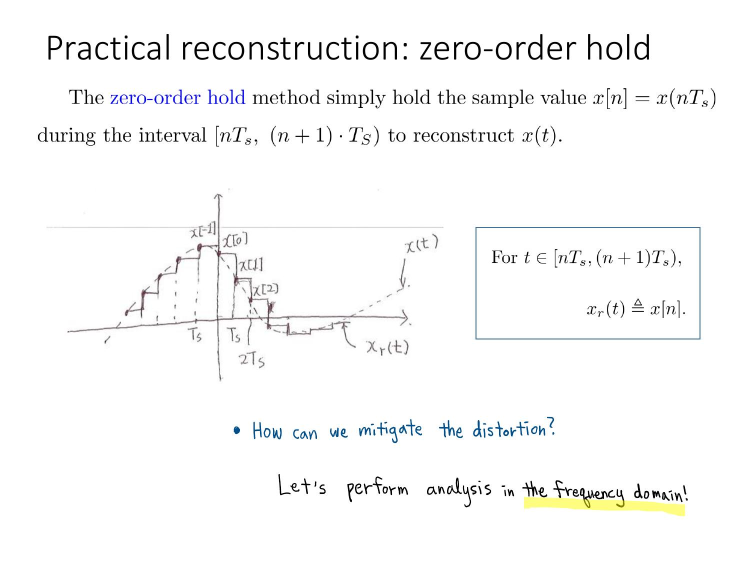
#> input picture slides/Lec10_Feb3_short.pdf-02.jpg, 1500 x 1125 px, found by its file name (shown at 1/2 size)
$ python -i main.py   (imports and definitions only)
#> lines starting #> are read from the running program, lines starting #| are printed output that depends on the picture; after the words box and inside, x2 and y2 are one past the last pixel; in counts of white or black regions, pixels touching at a corner belong together
import cv2
import time  # for framerate
import numpy as np
from tqdm import tqdm
from os import listdir
from os.path import isfile, join
from difPy import dif
import subprocess
import math
import threading
import logging


onlyfiles = [f for f in listdir("slides") if isfile(join("slides", f))]
# [1 line not run here, left out]

cropnum = 0
areathresh = 41666
lock = threading.Lock()
def processfile(filename):
#> called with filename = 'slides/Lec10_Feb3_short.pdf-02.jpg'
    global cropnum
    img = cv2.imread(f"slides/{filename}", cv2.IMREAD_UNCHANGED)
#> img is the input picture: shape (1125, 1500, 3); mean B, G, R 248.4, 248.6, 248.3

    # print('Original Dimensions : ',img.shape)

    scale_percent = 30  # percent of original size
    width = int(img.shape[1] * scale_percent / 100)
#> width = 450
    height = int(img.shape[0] * scale_percent / 100)
#> height = 337
    dim = (width, height)
#> dim = (450, 337)

    # resize image
    img = cv2.resize(img, dim, interpolation=cv2.INTER_AREA)
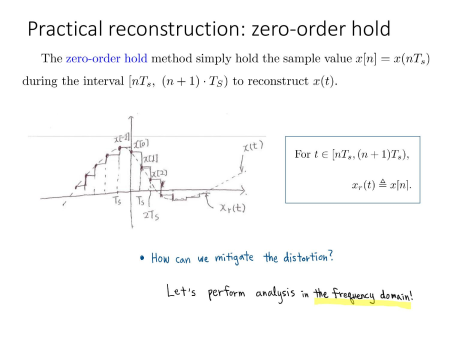
#> img: shape (337, 450, 3); mean B, G, R 248.4, 248.6, 248.3
    # print('New Dimensions : ',img.shape)

    gray = cv2.cvtColor(img, cv2.COLOR_BGR2GRAY)

    thresh_inv = cv2.threshold(gray, 0, 255, cv2.THRESH_BINARY_INV + cv2.THRESH_OTSU)[1]
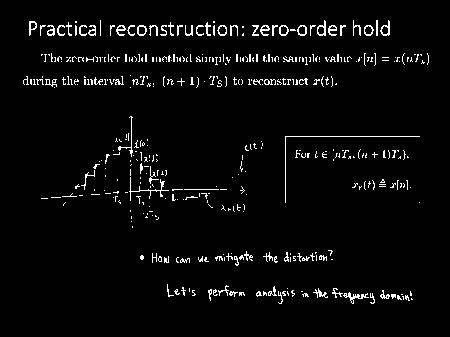
#> thresh_inv: shape (337, 450); 3.6% white in thin lines or dots, all inside (x1, y1, x2, y2) = (23, 20, 429, 304)

    # Blur the image
    blur = cv2.GaussianBlur(thresh_inv, (1, 1), 0)

    thresh = cv2.threshold(blur, 0, 255, cv2.THRESH_BINARY + cv2.THRESH_OTSU)[1]
    # cv2.imshow("thresh", thresh)

    # find contours
    contours = cv2.findContours(thresh, cv2.RETR_EXTERNAL, cv2.CHAIN_APPROX_SIMPLE)[0]
#> contours = 422 contours, 400 with area under 20; largest, box (x1, y1, x2, y2) and area: (380, 20, 390, 36) 80, (317, 20, 326, 36) 78, (137, 25, 147, 36) 76, (297, 25, 307, 36) 76, (279, 25, 289, 36) 75

    mask = np.ones(img.shape[:2], dtype="uint8") * 255
    for c in contours:
        # get the bounding rect
        x, y, w, h = cv2.boundingRect(c)
        if w * h > areathresh * (scale_percent/100):
            cv2.rectangle(mask, (x, y), (x + w, y + h), (0, 0, 255), -1)
            # print(f"x: {x}, y: {y}, w: {w}, h: {h}\n")
            cropped_box = img[y : y + h, x : x + w]
            with lock:
                cropnum += 1

                # scale the cropped box back up for output
                scale_percent = 200
                width = int(cropped_box.shape[1] * scale_percent / 100)
                height = int(cropped_box.shape[0] * scale_percent / 100)
                dim = (width, height)
                cropped_box_sized = cv2.resize(cropped_box, dim, interpolation = cv2.INTER_AREA)

                cv2.imwrite(f"extracted/crop_{cropnum}.jpg", cropped_box_sized)
#> this loop made 422 passes
#> (x, y, w, h) on passes 3, 4, 6: (405, 295, 5, 6), (397, 295, 5, 5), (391, 294, 5, 5)
#> mask: shape (337, 450); every value is 255
#> after the loop, cropnum = 0; height = 337; scale_percent = 30; width = 450

    res_final = cv2.bitwise_and(img, img, mask=cv2.bitwise_not(mask))
#> res_final: shape (337, 450, 3); every value is 0

format = "%(asctime)s: %(message)s"
# [1 line not run here, left out]
threads = list()

# [14 lines not run here, left out]
# [1 line that did not run here, left out]

# [1 line not run here, left out]

args = [
    "python3",
    "packer.py",
    "--input_dir",
    "extracted",
    "--width",
    "2500",
    "--aspect",
    f"{math.sqrt(2)}",
    "--border",
    "3",
]
# [1 line not run here, left out]

# [4 lines of commented-out code are left out]

>>> result = processfile('slides/Lec10_Feb3_short.pdf-02.jpg')

$ run again, on slides/Lec10_Feb3_short.pdf-39.jpg
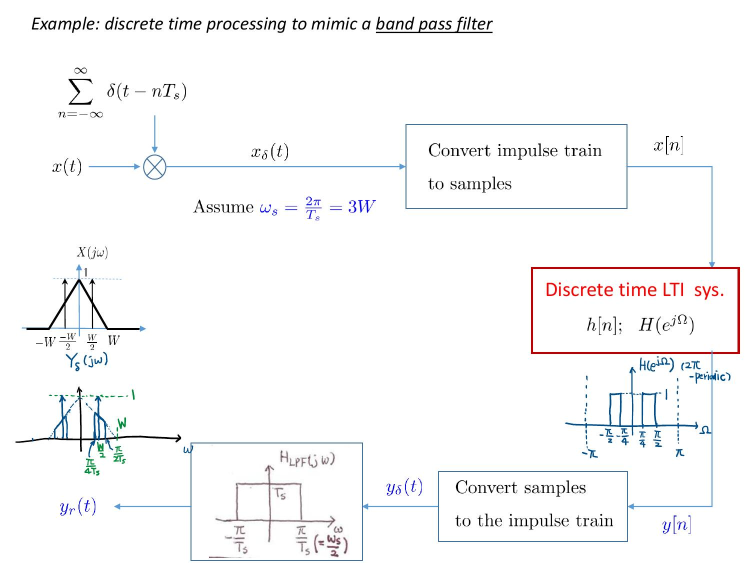
#> input picture slides/Lec10_Feb3_short.pdf-39.jpg, 1500 x 1125 px, found by its file name (shown at 1/2 size)
#> in processfile, img is the input picture: shape (1125, 1500, 3); mean B, G, R 248.6, 248.1, 248.1
#> img: shape (337, 450, 3)
#> in processfile, `thresh_inv = cv2.threshold(gray, 0, 255, cv2.THRESH_BINARY_INV + cv2.T..`:
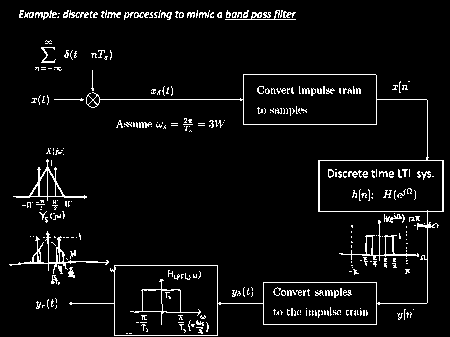
#> thresh_inv: shape (337, 450); 5.1% white in thin lines or dots
#> contours = 191 contours, 171 with area under 20; largest, box (x1, y1, x2, y2) and area: (69, 74, 444, 336) 25172, (13, 159, 87, 201) 600, (339, 220, 419, 261) 349, (9, 231, 109, 274) 306, (225, 10, 296, 20) 94
#> the loop in processfile, `for c in contours:` made 191 passes
#> (x, y, w, h, cropnum, scale_percent, width, height) on pass 148: (69, 74, 375, 262, 1, 200, 750, 524)
#> after the loop in processfile, `for c in contours:`: cropnum = 1; height = 524; scale_percent = 200; width = 750
#> in processfile, `res_final = cv2.bitwise_and(img, img, mask=cv2.bitwise_not(mask))`:
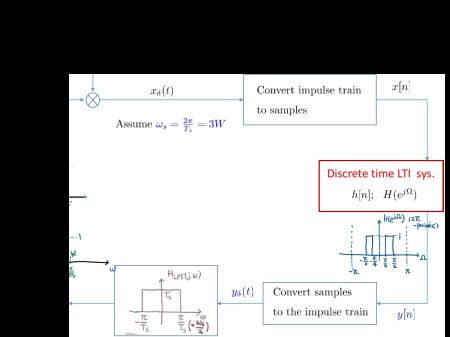
#> res_final: shape (337, 450, 3); mean B, G, R 162.1, 161.6, 161.8

$ run again, on slides/Lec11_Feb8_short.pdf-17.jpg
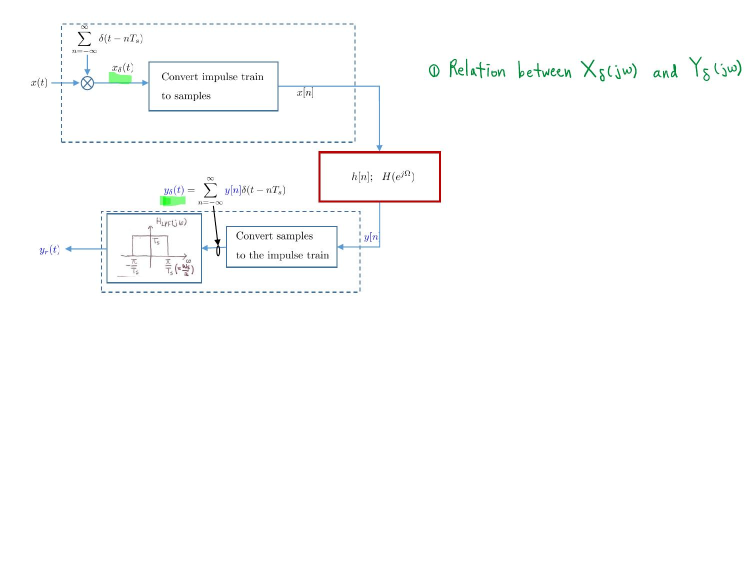
#> input picture slides/Lec11_Feb8_short.pdf-17.jpg, 1500 x 1125 px, found by its file name (shown at 1/2 size)
#> in processfile, img is the input picture: shape (1125, 1500, 3); mean B, G, R 252.4, 252.5, 252
#> img: shape (337, 450, 3)
#> in processfile, `thresh_inv = cv2.threshold(gray, 0, 255, cv2.THRESH_BINARY_INV + cv2.T..`:
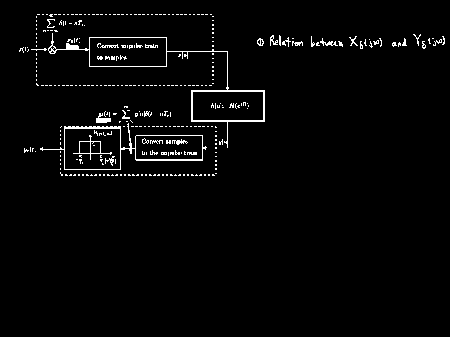
#> thresh_inv: shape (337, 450); 2.5% white in thin lines or dots, all inside (x1, y1, x2, y2) = (19, 14, 445, 176)
#> contours = 273 contours, 267 with area under 20; largest, box (x1, y1, x2, y2) and area: (48, 33, 265, 148) 4630, (40, 123, 207, 170) 4110, (96, 113, 111, 123) 59, (257, 38, 264, 46) 32, (320, 38, 338, 46) 26, (270, 35, 278, 46) 21
#> the loop in processfile, `for c in contours:` made 273 passes
#> (x, y, w, h, cropnum, scale_percent, width, height) on pass 208: (48, 33, 217, 115, 1, 200, 434, 230)
#> after the loop in processfile, `for c in contours:`: cropnum = 1; height = 230; scale_percent = 200; width = 434
#> in processfile, `res_final = cv2.bitwise_and(img, img, mask=cv2.bitwise_not(mask))`:
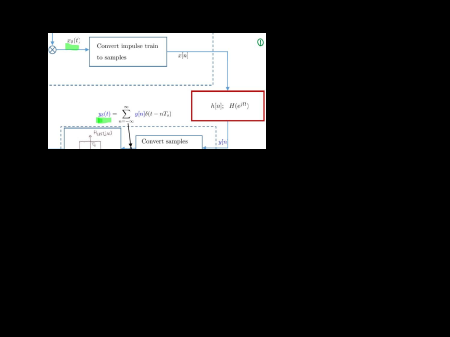
#> res_final: shape (337, 450, 3); mean B, G, R 40.9, 41, 40.9
